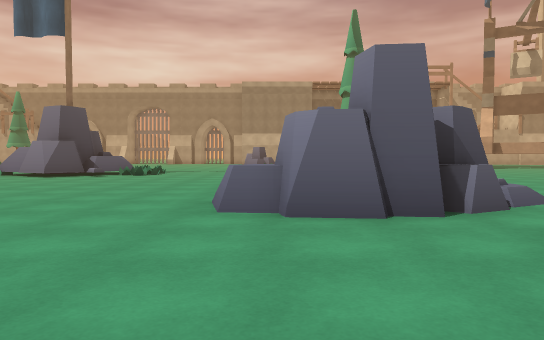
[1] (above)

24 first-person views from a walk through a scene from a Unity 3-D project. The camera is 1.2 m above the floor, tilts 2° down and sees 70° across. The floor is counted in squares, 2 m on a side. Each view is taken from the middle of a square. On the plan, view 1 faces up. The plan holds only what a view shows up to about 11 squares ahead; the rest is blank. The place goes on beyond the plan. The player character is not drawn. Some animated figures are left out. Some surface patterns are stand-ins.

[2]
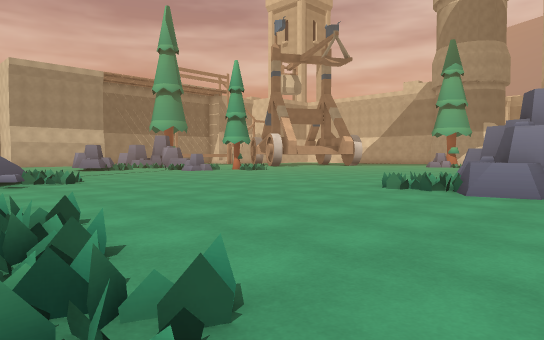

[3]
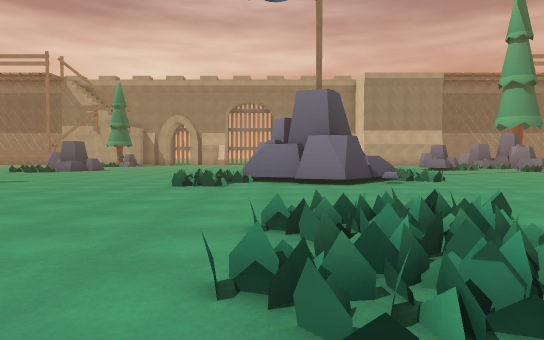

[4]
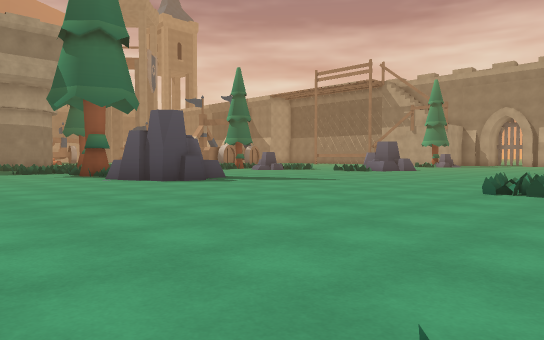

[5]
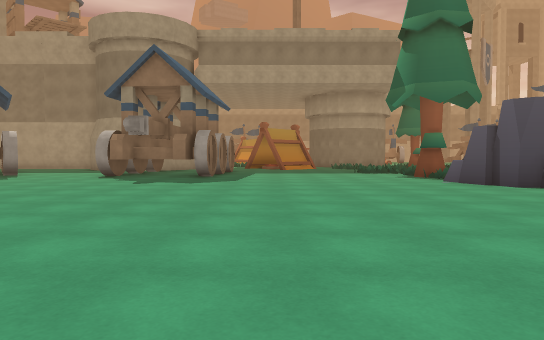

[6]
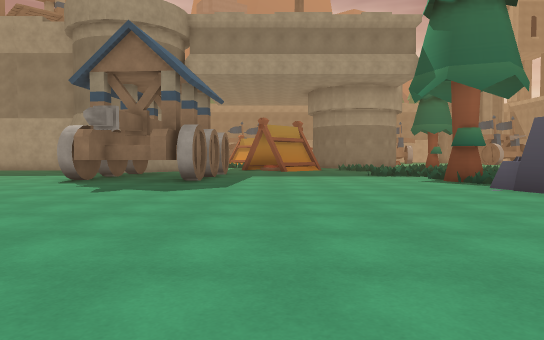

[7]
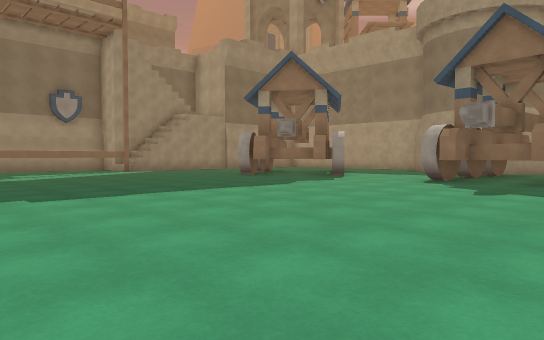

[8]
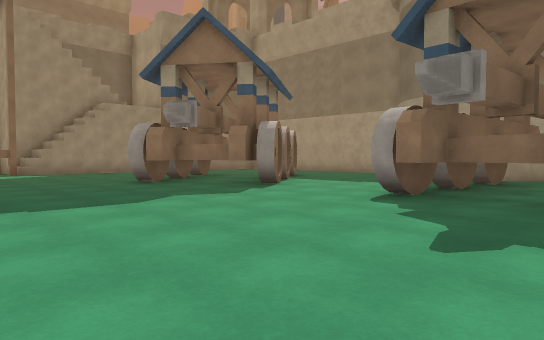

[9]
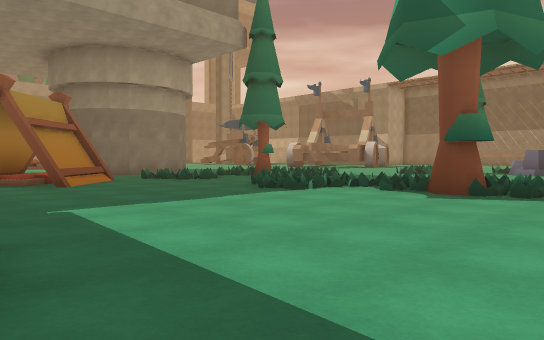

[10]
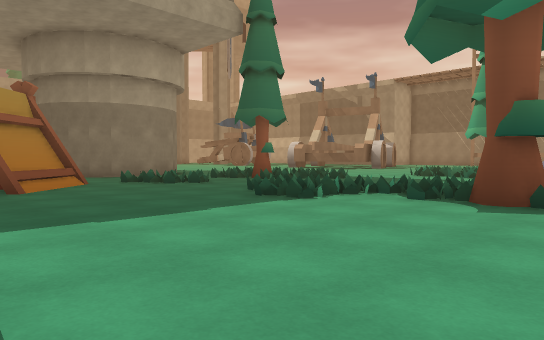

[11]
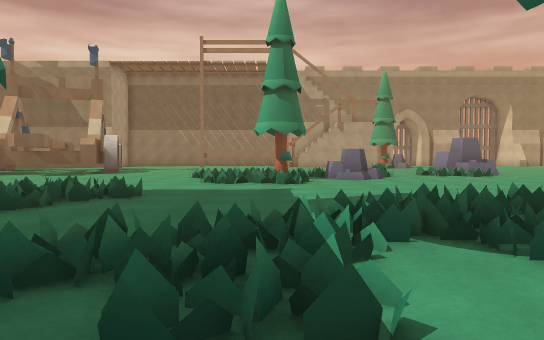

[12]
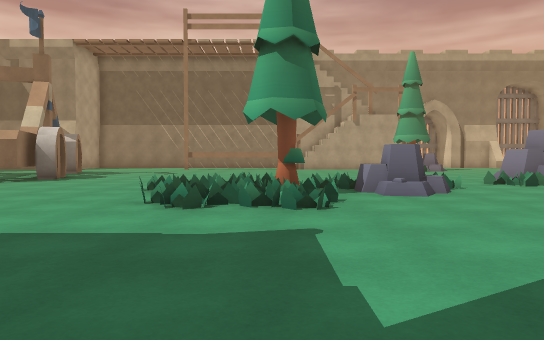

[13]
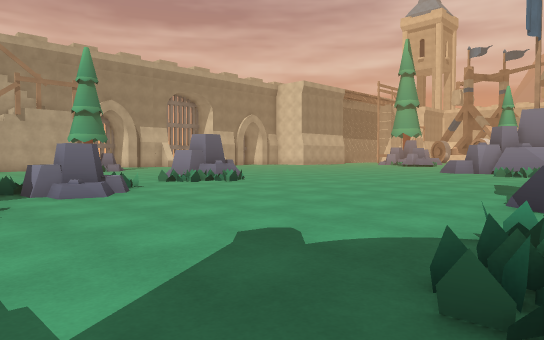

[14]
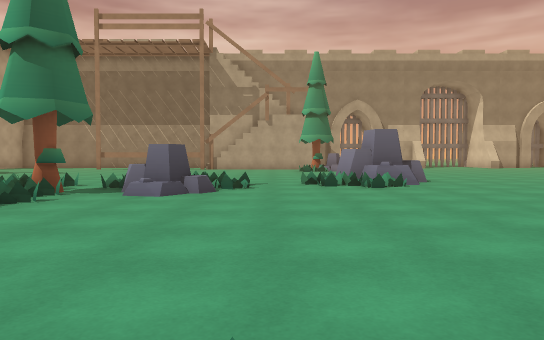

[15]
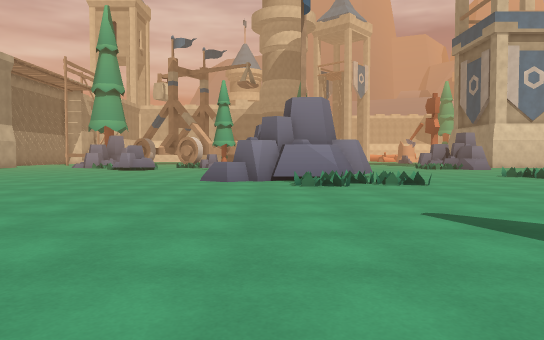

[16]
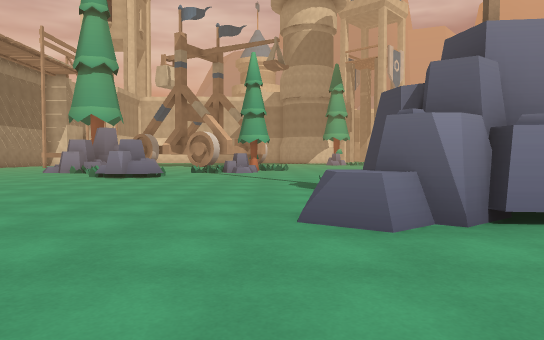

[17]
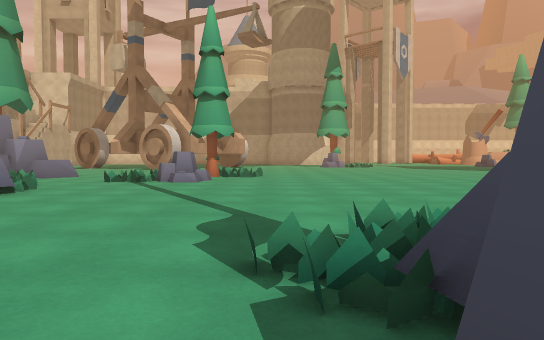

[18]
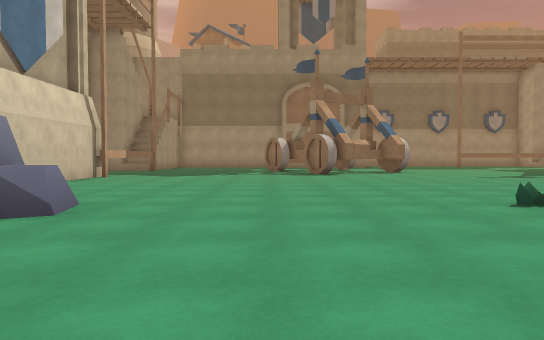

[19]
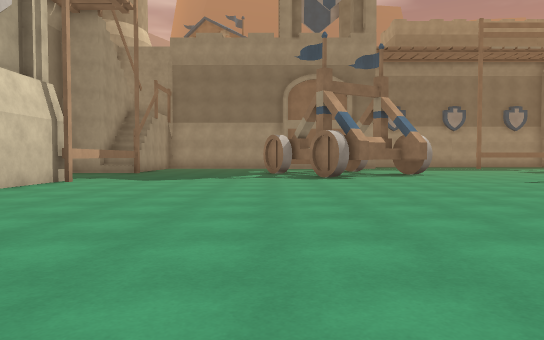

[20]
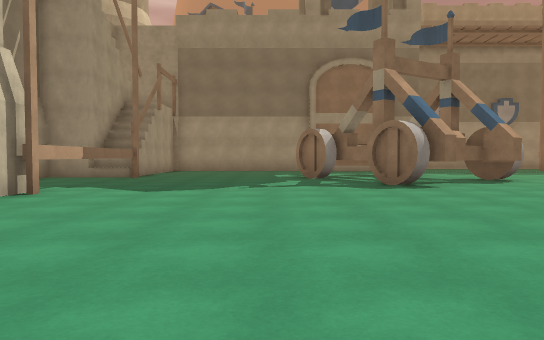

[21]
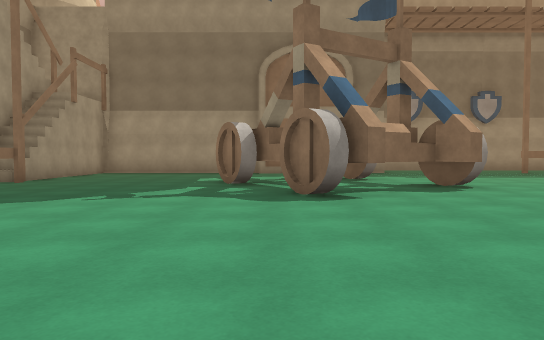

[22]
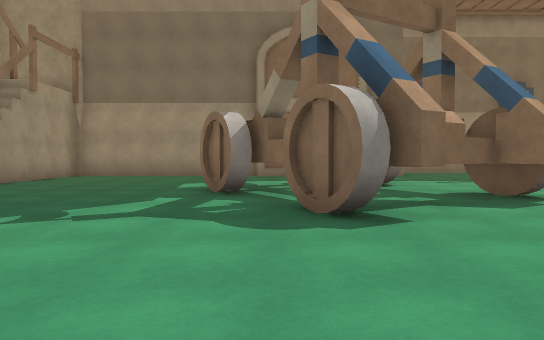

[23]
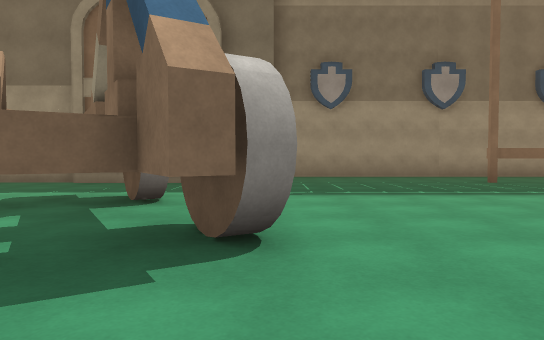

[24]
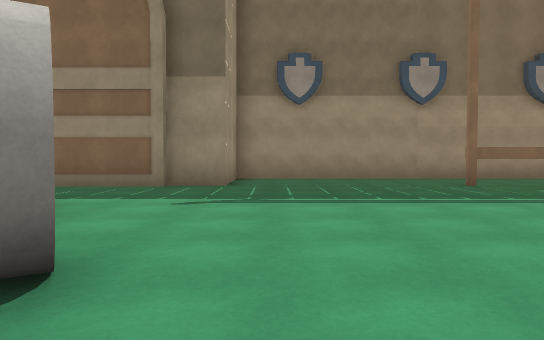

### Floor plan
Key: @ floor where view 1 was taken; # wall or solid block; . floor; / step, stairs or slope; ^ raised ledge; R rock; T tree; W wheel; E tent; H thing the floor can be seen under or through; O other object.
Columns run from 29 left of view 1 to 4 right of it. Each row starts with its distance up from view 1.
 21 W..    .....   ...   .. ....R   OR
 20 #...  ..  .. R.... .........RR....
 19 #...  .   ..RR...................
 18 .... O..OO..O..................O
 17 ....O ..O......................RRT
 16 ..... O.R.........................
 15 .....OT..............R............
 14  .....O..............###OO........
 13     ...............O.###^O........
 12   OO................O###..........
 11   O........RR.......O.............
 10  OT.....OO.RR.....................
  9   ....OOOT.R#...................
  8  OO..OO..O......................
  7  ......................O.......
  6  E...................O.......O.RR
  5  EE..................OO......RRR/
  4 EEE...................O......RR/.
  3    ................. ...........
  2        WWW.........  ..........
  1         #.......... ...........#
  0    ###  #.......... .........@.#
 -1    # WWWWW........ ............#
 -2        ........... ............#
 -3      ............. ............#
 -4      ...W......... .....W......#.
 -5       .W##........ ..#.H W.....#.
 -6         ###...... ...WH  H.....#.
 -7         #W....... .....  HW....^^#
 -8         W.... .........H   ....##
 -9           ...  ........W ......#
-10            ..   ...............#
-11                ................#
-12               ###....#######
-13               .......#
-14              ........#
-15              #########

Positions as (right, up) in squares from view 1, and headings:
1: (0, 0), facing up
2: (-7, 3), facing up-right
3: (-8, 3), facing up
4: (-8, 4), facing up-left
5: (-9, 4), facing left
6: (-11, 4), facing left
7: (-11, 3), facing down-left
8: (-15, 2), facing down-left
9: (-18, 2), facing up-left
10: (-19, 3), facing up-left
11: (-23, 6), facing up
12: (-23, 10), facing up
13: (-23, 10), facing up-right
14: (-19, 10), facing up
15: (-18, 14), facing right
16: (-12, 16), facing right
17: (-7, 15), facing right
18: (-3, 9), facing down
19: (-3, 7), facing down
20: (-2, 4), facing down
21: (-4, 2), facing down
22: (-4, 0), facing down
23: (-8, -3), facing down
24: (-9, -4), facing down
